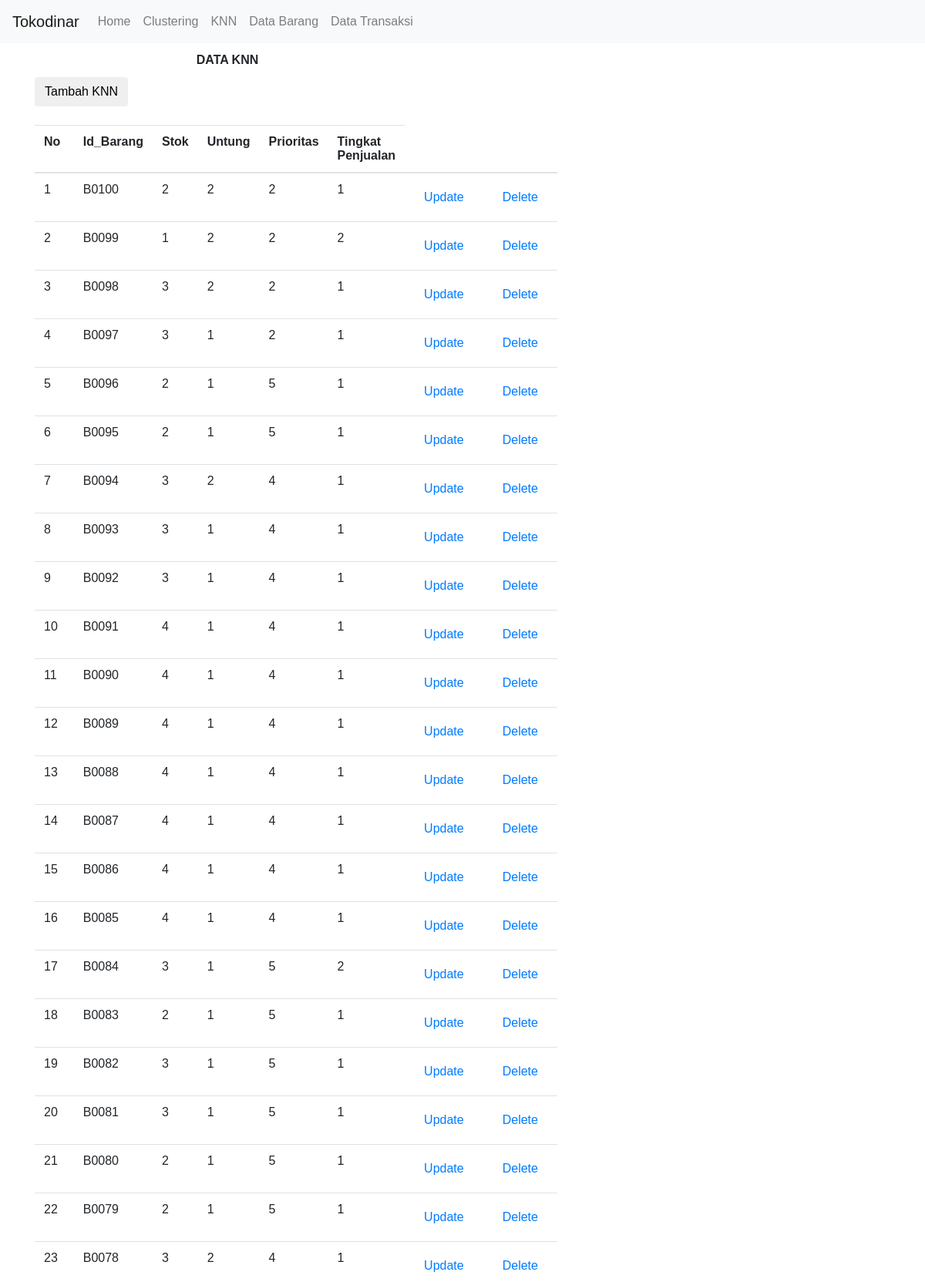
The app's page /cobaknn.php (upper part) with its own data.
### tables this page shows
CREATE TABLE `manajemen` (
  `Id_barang` varchar(5) NOT NULL,
  `Stok1` tinyint(4) NOT NULL DEFAULT '0',
  `Untung1` tinyint(4) NOT NULL DEFAULT '0',
  `Prioritas1` tinyint(4) NOT NULL DEFAULT '0',
  `Tingkat_penjualan1` tinyint(4) NOT NULL DEFAULT '0'
);

### cobaknn.php (the view, shortened to what this page needs)
<?php
include('header.php');
?>
<?php
$db=mysql_query("select * FROM manajemen order by id_barang desc");
?>
<div style="float:left;width:500px;">
	<div style="width:500px;text-align:center;font-weight:bold;padding:10px;">DATA KNN</div>
<button class="btn" id="myBtn">Tambah KNN</button>
<br>
<br>
	<?php include "cobatambahknn.php";?>
	<TABLE class="table" "id="data">
		<tbody>
			<TR>
				<Th>No</Th>
				<Th>Id_Barang</Th>
				<Th>Stok</Th>
				<Th>Untung</Th>
				<Th>Prioritas</Th>
				<Th>Tingkat Penjualan</Th>
			</TR>
		</tbody>
		<tbody>
		<?php if(mysql_num_rows($db)>0){ ?>
        <?php
            $no = 1;
            while($data = mysql_fetch_array($db)){
        ?>
			<TR>
				<TD><?php echo $no ?></TD>
				<TD><?php echo $data["Id_barang"]?> </TD>
				<TD><?php echo $data["Stok1"]?> </TD>
				<TD><?php echo $data["Untung1"]?> </TD>
				<TD><?php echo $data["Prioritas1"]?> </TD>
				<TD><?php echo $data["Tingkat_penjualan1"]?> </TD>
				<TD>
					<a
					href="cobaupdateknn.php?id_barang=<?php echo $data['Id_barang']?>" class="btn">Update</a>
				</TD>
				<TD>
					<a
					href="cobadeleteknn.php?Id_barang=<?php echo $data['Id_barang']?>" class="btn"
					onClick="return confirm('Apakah anda yakin akan menghapus data ini?')">Delete</a>
				</TD>
			</TR>
			<?php $no++; } ?>
			<?php } ?>
		</tbody>
	</TABLE>
</div>
<?php
include('footer.php');
?>

### header.php (style rules this page uses)
* { box-sizing:border-box }
body { font-family:Verdana,sans-serif;margin:0 }

### records on screen
manajemen: Id_barang "B0100", Stok1 "2", Untung1 "2", Prioritas1 "2", Tingkat_penjualan1 "1"
manajemen: Id_barang "B0099", Stok1 "1", Untung1 "2", Prioritas1 "2", Tingkat_penjualan1 "2"
manajemen: Id_barang "B0098", Stok1 "3", Untung1 "2", Prioritas1 "2", Tingkat_penjualan1 "1"
manajemen: Id_barang "B0097", Stok1 "3", Untung1 "1", Prioritas1 "2", Tingkat_penjualan1 "1"
manajemen: Id_barang "B0096", Stok1 "2", Untung1 "1", Prioritas1 "5", Tingkat_penjualan1 "1"
manajemen: Id_barang "B0095", Stok1 "2", Untung1 "1", Prioritas1 "5", Tingkat_penjualan1 "1"
manajemen: Id_barang "B0094", Stok1 "3", Untung1 "2", Prioritas1 "4", Tingkat_penjualan1 "1"
manajemen: Id_barang "B0093", Stok1 "3", Untung1 "1", Prioritas1 "4", Tingkat_penjualan1 "1"
manajemen: Id_barang "B0092", Stok1 "3", Untung1 "1", Prioritas1 "4", Tingkat_penjualan1 "1"
manajemen: Id_barang "B0091", Stok1 "4", Untung1 "1", Prioritas1 "4", Tingkat_penjualan1 "1"
manajemen: Id_barang "B0090", Stok1 "4", Untung1 "1", Prioritas1 "4", Tingkat_penjualan1 "1"
manajemen: Id_barang "B0089", Stok1 "4", Untung1 "1", Prioritas1 "4", Tingkat_penjualan1 "1"
manajemen: Id_barang "B0088", Stok1 "4", Untung1 "1", Prioritas1 "4", Tingkat_penjualan1 "1"
manajemen: Id_barang "B0087", Stok1 "4", Untung1 "1", Prioritas1 "4", Tingkat_penjualan1 "1"
manajemen: Id_barang "B0086", Stok1 "4", Untung1 "1", Prioritas1 "4", Tingkat_penjualan1 "1"
manajemen: Id_barang "B0085", Stok1 "4", Untung1 "1", Prioritas1 "4", Tingkat_penjualan1 "1"
manajemen: Id_barang "B0084", Stok1 "3", Untung1 "1", Prioritas1 "5", Tingkat_penjualan1 "2"
manajemen: Id_barang "B0083", Stok1 "2", Untung1 "1", Prioritas1 "5", Tingkat_penjualan1 "1"
manajemen: Id_barang "B0082", Stok1 "3", Untung1 "1", Prioritas1 "5", Tingkat_penjualan1 "1"
manajemen: Id_barang "B0081", Stok1 "3", Untung1 "1", Prioritas1 "5", Tingkat_penjualan1 "1"
manajemen: Id_barang "B0080", Stok1 "2", Untung1 "1", Prioritas1 "5", Tingkat_penjualan1 "1"
manajemen: Id_barang "B0079", Stok1 "2", Untung1 "1", Prioritas1 "5", Tingkat_penjualan1 "1"
manajemen: Id_barang "B0078", Stok1 "3", Untung1 "2", Prioritas1 "4", Tingkat_penjualan1 "1"
